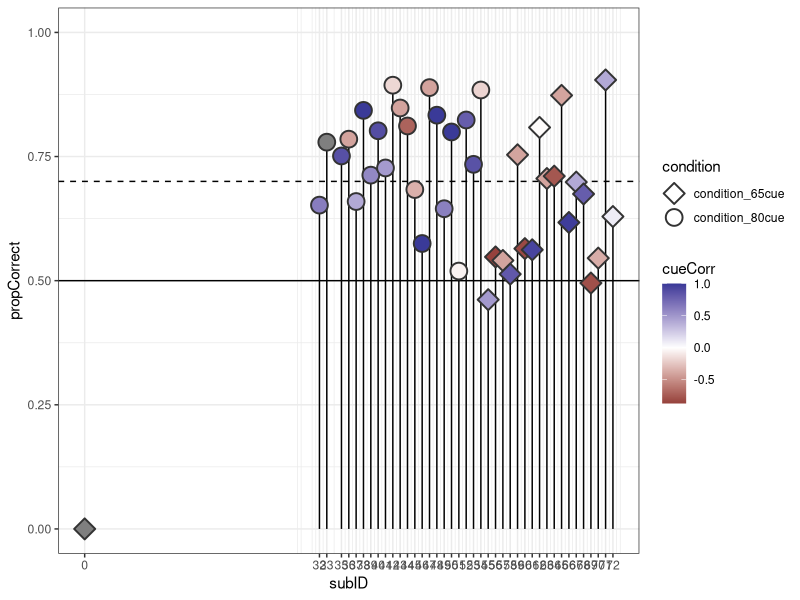
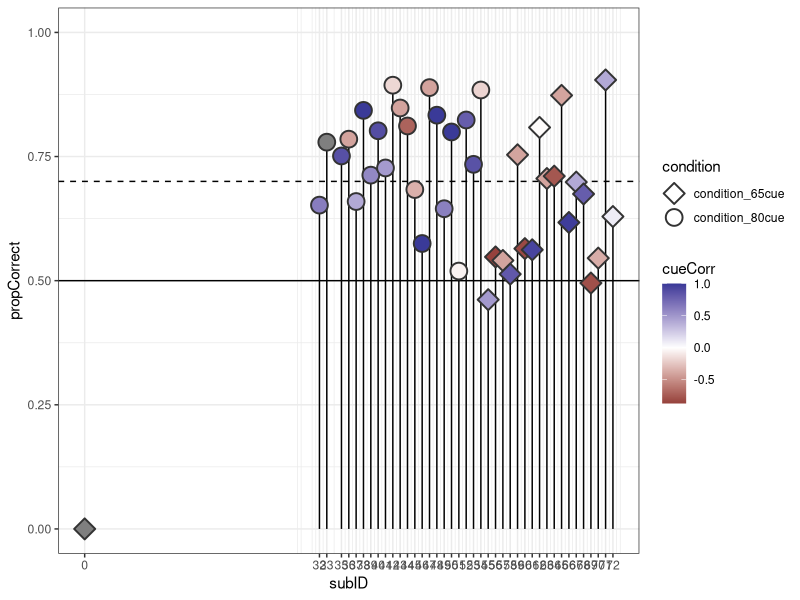

Reproduce these figures in R, in order. (Note: this script raises an error after producing the figures.)
library(tidyverse)
library(patchwork)

outdir <- 'results_april2025/'
inference <- read.csv('../tidied_data/all_conditions/inference.csv') 

# compute cueCorr & cueDiff
inference <- inference %>%
  group_by(subID) %>% 
  mutate(propCorrect = mean(accuracy),
            cueCorr = cor(trueCue,subjectiveCue))

#### accuracy colored by cueCorr ####
inference %>%
  group_by(subID) %>%
  select(subID, propCorrect, cueCorr, condition) %>%
  distinct() %>%
  ggplot(aes(x=subID, y=propCorrect)) +
  geom_hline(yintercept = 0.5) +
  geom_hline(yintercept = 0.7, linetype='dashed') +
  ylim(0,1) +
  geom_segment(aes(x=subID, xend=subID, y=0, yend=propCorrect)) +
  geom_point(aes(shape=condition, fill=cueCorr), size=5, stroke=1, color='gray20') +
  scale_shape_manual(values = c(23, 21)) + scale_fill_gradient2() +
  scale_x_continuous(breaks = unique(inference$subID)) + theme_bw() 
ggsave(paste0(outdir, 'propCorrect_bySubject.png'), width=15, height=4, dpi='retina')


#### individual RT histograms ####
for (subject in 1:length(unique(inference$subID))) {
  
  df <- inference %>% filter(subID == unique(inference$subID)[subject])
  
  ggplot() +
    theme_bw() +
    annotate('rect', xmin=median(df$signal1_onset, na.rm=T), xmax=median(df$noise2_onset, na.rm=T), 
             ymin=-1, ymax=1, alpha=0.25, fill='lightblue') + 
    annotate('rect', xmin=median(df$signal2_onset, na.rm=T), xmax=(median(df$signal2_onset, na.rm=T) + max(df$signal2_duration, na.rm=T)), 
             ymin=-1, ymax=1, alpha=0.25, fill='lightpink') +
    annotate('rect', xmin=median(df$signal2_onset, na.rm=T), xmax=(median(df$signal2_onset, na.rm=T) + median(df$signal2_duration, na.rm=T)), 
             ymin=-1, ymax=1, alpha=0.25, fill='lightblue') +
    geom_density(data = df %>% filter(accuracy == 1), aes(x=RT, y=after_stat(density), group=trueCongruence, color=factor(trueCongruence)), linewidth=0.75) +
    geom_density(data = df %>% filter(accuracy == 0), aes(x=RT, y=-after_stat(density), group=trueCongruence, color=factor(trueCongruence)), linewidth=0.75) +
    #geom_density(data = inference %>% filter(accuracy == 1), aes(x=RT, y=after_stat(density)), linewidth=0.5) +
    #geom_density(data = inference %>% filter(accuracy == 0), aes(x=RT, y=-after_stat(density)), linewidth=0.5) +
    #scale_y_continuous(labels = function(x) abs(x), n.breaks = 6) +
    geom_hline(yintercept = 0, linetype = "solid", color = "black") +
    labs(title = paste0('subject ', unique(inference$subID)[subject]), subtitle = 'boxes=median signal durations', x='RT (s)') +
    xlim(0,4) 
  
  ggsave(paste0(outdir, 'individual_RTs_byCongruence/s', unique(inference$subID)[subject], '.png'), width=5, height=3)
  
}

for (subject in 1:length(unique(inference$subID))) {
  # get subject-specific noise info
  
  df <- inference %>% filter(subID == unique(inference$subID)[subject])
  noise1_mode <- find_mode(df$noise1_duration)
  noise2Onset_mode <- find_mode(df$noise2_onset[df$noise2_onset > 0])
  signal2Onset_mode <- find_mode(df$signal2_onset[df$signal2_onset > 0])
  
  # plot
  ggplot() +
    theme_bw() +
    annotate('rect', xmin=0, xmax=noise1_mode, ymin=-1, ymax=1, alpha=0.25, fill='lightblue') + 
    annotate('rect', xmin=noise2Onset_mode, xmax=signal2Onset_mode, ymin=-1, ymax=1, alpha=0.25, fill='lightblue') +
    geom_density(data = df %>% filter(accuracy == 1), aes(x=RT, y=after_stat(density), group=trueCue, color=factor(trueCue))) +
    geom_density(data = df %>% filter(accuracy == 0), aes(x=RT, y=-after_stat(density), group=trueCue, color=factor(trueCue))) +
    geom_density(data = df %>% filter(accuracy == 1), aes(x=RT, y=after_stat(density)), linewidth=1) +
    geom_density(data = df %>% filter(accuracy == 0), aes(x=RT, y=-after_stat(density)), linewidth=1) +
    #scale_y_continuous(name = "scaled density", labels = function(x) abs(x), n.breaks = 6) +
    geom_hline(yintercept = 0, linetype = "solid", color = "black") +
    labs(title = paste0('subject ', unique(inference_df$subID)[subject]), subtitle = 'boxes=mode noise durations', x='RT (s)') +
    xlim(0,4)
  
  ggsave(paste0(outdir, 's', unique(inference$subID)[subject], '.png'), width=5, height=3)
}


#### all hists in one figure + group ####
rect_data <- inference %>%
  group_by(subID) %>%
  summarize(
    rect1_xmin = median(signal1_onset, na.rm = TRUE),
    rect1_xmax = median(noise2_onset, na.rm = TRUE),
    rect2_xmin = median(signal2_onset, na.rm = TRUE),
    rect2_xmax = median(signal2_onset, na.rm = TRUE) + max(signal2_duration, na.rm = TRUE),
    rect3_xmin = median(signal2_onset, na.rm = TRUE),
    rect3_xmax = median(signal2_onset, na.rm = TRUE) + median(signal2_duration, na.rm = TRUE)
  )

# Create a single plot with facets
p1 <- ggplot() +
  theme_bw() +
  geom_rect(data = rect_data, aes(xmin = rect1_xmin, xmax = rect1_xmax, ymin = -1, ymax = 1),
            alpha = 0.5, fill = 'lightblue') +
  geom_rect(data = rect_data, aes(xmin = rect2_xmin, xmax = rect2_xmax, ymin = -1, ymax = 1),
            alpha = 0.5, fill = 'lightpink') +
  geom_rect(data = rect_data, aes(xmin = rect3_xmin, xmax = rect3_xmax, ymin = -1, ymax = 1),
            alpha = 0.5, fill = 'lightblue') +
  # Add density plots
  geom_density(data = inference %>% filter(accuracy == 1), aes(x = RT, y = after_stat(density), group = trueCongruence, color = factor(trueCongruence)), linewidth = 0.5) +
  geom_density(data = inference %>% filter(accuracy == 0), aes(x = RT, y = -after_stat(density), group = trueCongruence, color = factor(trueCongruence)), linewidth = 0.5) +
  geom_hline(yintercept = 0, linetype = "solid", color = "black") +
  scale_y_continuous(name = "scaled density", labels = function(x) abs(x), n.breaks = 6) +
  xlim(0, 4) +
  facet_wrap(~ subID, nrow=4, labeller = labeller(subID = function(x) paste0("s", x))) +
  theme(strip.text = element_text(size = 10)) +
  labs(title = 'RT densities',
         subtitle = 'blue box = median signal1; second blue/purple box = median signal2; red box = max signal2. sub>54 have 65% cue, else 80% cue', x = 'RT (s)')

p2 <- ggplot() +
  theme_bw() + theme(legend.position = 'none') +
  annotate('rect', xmin=median(inference$signal1_onset, na.rm=T), xmax=median(inference$noise2_onset, na.rm=T), 
           ymin=-1, ymax=1, alpha=0.25, fill='lightblue') + 
  annotate('rect', xmin=median(inference$signal2_onset, na.rm=T), xmax=(median(inference$signal2_onset, na.rm=T) + median(inference$signal2_duration, na.rm=T)), 
           ymin=-1, ymax=1, alpha=0.25, fill='lightblue') +
  geom_density(data = inference %>% filter(accuracy == 1), aes(x=RT, y=after_stat(density), group=trueCongruence, color=factor(trueCongruence)), linewidth=0.75) +
  geom_density(data = inference %>% filter(accuracy == 0), aes(x=RT, y=-after_stat(density), group=trueCongruence, color=factor(trueCongruence)), linewidth=0.75) +
  scale_y_continuous(name = "scaled density", labels = function(x) abs(x), n.breaks = 6) +
  geom_hline(yintercept = 0, linetype = "solid", color = "black") +
  labs(title = 'group RTs', subtitle = 'boxes=median signal durations', x='RT (s)') +
  xlim(0,4) #+ facet_wrap(~condition)

p3 <- ggplot() +
  theme_bw() + theme(legend.position = 'none') +
  annotate('rect', xmin=median(inference$signal1_onset, na.rm=T), xmax=median(inference$noise2_onset, na.rm=T), 
           ymin=-1, ymax=1, alpha=0.25, fill='lightblue') + 
  annotate('rect', xmin=median(inference$signal2_onset, na.rm=T), xmax=(median(inference$signal2_onset, na.rm=T) + median(inference$signal2_duration, na.rm=T)), 
           ymin=-1, ymax=1, alpha=0.25, fill='lightblue') +
  geom_density(data = inference %>% filter(accuracy == 1), aes(x=RT, y=after_stat(density), group=trueCongruence, color=factor(trueCongruence)), linewidth=0.75) +
  geom_density(data = inference %>% filter(accuracy == 0), aes(x=RT, y=-after_stat(density), group=trueCongruence, color=factor(trueCongruence)), linewidth=0.75) +
  scale_y_continuous(name = "scaled density", labels = function(x) abs(x), n.breaks = 6) +
  geom_hline(yintercept = 0, linetype = "solid", color = "black") +
  labs(title = 'group RTs', subtitle = 'boxes=median signal durations', x='RT (s)') +
  xlim(0,4) + facet_wrap(~condition)

p1 + (p2 / p3) + plot_layout(guides = 'collect', widths = c(5,1))
ggsave(paste0(outdir, 'individualRTs_byCongruence.png'), width=20, height=8)




#### noise2 RTs only ####
p1 <- ggplot() + theme_bw() + xlim(0, 4) +
  geom_density(data = inference %>% filter(accuracy == 1, RT >= noise2_onset, is.na(signal2_onset)==T), 
                                           aes(x = RT, y = after_stat(density), group = trueCongruence, color = factor(trueCongruence)), 
                                           linewidth = 0.5) +
  geom_density(data = inference %>% filter(accuracy == 0, RT >= noise2_onset, is.na(signal2_onset)==T), 
               aes(x = RT, y = -after_stat(density), group = trueCongruence, color = factor(trueCongruence)), linewidth = 0.5) +
  geom_hline(yintercept = 0, linetype = "solid", color = "black") +
  scale_y_continuous(name = "scaled density", labels = function(x) abs(x), n.breaks = 4) +
  facet_wrap(~ subID, nrow=4, labeller = labeller(subID = function(x) paste0("s", x)), scales='free_y') +
  theme(strip.text = element_text(size = 10)) +
  labs(title = 'RTs in noise2 only',
       subtitle = 'correct RTs on top, error RTs on bottom', x = 'RT (s)')

p2 <- ggplot() + theme_bw() + xlim(0, 4) +
  geom_density(data = inference %>% filter(accuracy == 1, RT >= noise2_onset, is.na(signal2_onset)==T), 
               aes(x = RT, y = after_stat(density), group = trueCongruence, color = factor(trueCongruence)), 
               linewidth = 0.5) +
  geom_density(data = inference %>% filter(accuracy == 0, RT >= noise2_onset, is.na(signal2_onset)==T), 
               aes(x = RT, y = -after_stat(density), group = trueCongruence, color = factor(trueCongruence)), linewidth = 0.5) +
  geom_hline(yintercept = 0, linetype = "solid", color = "black") +
  scale_y_continuous(name = "scaled density", labels = function(x) abs(x), n.breaks = 4) +
  theme(strip.text = element_text(size = 10)) +
  labs(title = 'group RTs', subtitle = 'correct RTs on top, error RTs on bottom', x = 'RT (s)')

p1 + p2 + plot_layout(guides = 'collect', widths = c(5,1))
ggsave(paste0(outdir, 'individualRTs_noise2_byCongruence.png'), width=20, height=8)
